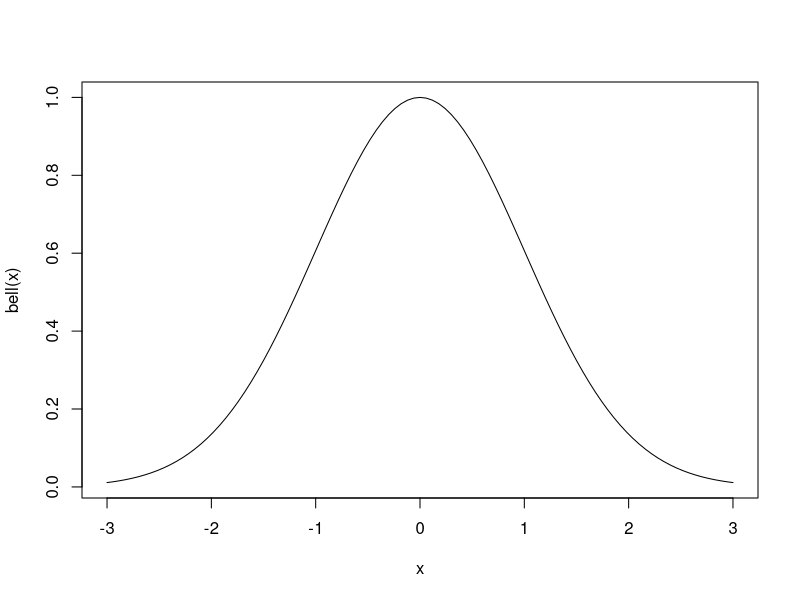

Reproduce this figure in R.
## Numeric integration
f <- function(x) sqrt(x)
integrate(f, 0, 10)

step_size <- 0.01
ecks <- seq(0, 10, by=step_size)
sum(step_size * f(ecks))

bell <- function(x) exp(-(x^2)/2)
curve(bell, from=-3, to=3)
integrate(bell, -Inf, Inf)

integrate(dnorm, -1.96, 1.96)
integrate(dexp, 0, Inf)
